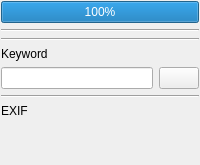
        <widget class="QWidget" name="tabSearch">
         <attribute name="icon">
          <iconset resource="../ema.qrc">
           <normaloff>:/icons/22x22/document-properties.png</normaloff>:/icons/22x22/document-properties.png</iconset>
         </attribute>
         <attribute name="title">
          <string>Keywords</string>
         </attribute>
         <attribute name="toolTip">
          <string>Search by criterions</string>
         </attribute>
         <layout class="QVBoxLayout" name="verticalLayout_8">
          <property name="margin">
           <number>1</number>
          </property>
          <item>
           <widget class="QProgressBar" name="searchProgressBar">
            <property name="value">
             <number>100</number>
            </property>
           </widget>
          </item>
          <item>
           <widget class="Line" name="line_3">
            <property name="orientation">
             <enum>Qt::Horizontal</enum>
            </property>
           </widget>
          </item>
          <item>
           <widget class="Line" name="line">
            <property name="orientation">
             <enum>Qt::Horizontal</enum>
            </property>
           </widget>
          </item>
          <item>
           <widget class="QLabel" name="keywLabel">
            <property name="text">
             <string>Keyword </string>
            </property>
           </widget>
          </item>
          <item>
           <layout class="QHBoxLayout" name="horizontalLayout_4">
            <item>
             <widget class="QLineEdit" name="lineEdit"/>
            </item>
            <item>
             <widget class="QPushButton" name="searchButton">
              <property name="text">
               <string/>
              </property>
              <property name="icon">
               <iconset resource="../ema.qrc">
                <normaloff>:/icons/16x16/view-filter.png</normaloff>:/icons/16x16/view-filter.png</iconset>
              </property>
             </widget>
            </item>
           </layout>
          </item>
          <item>
           <widget class="Line" name="line_2">
            <property name="orientation">
             <enum>Qt::Horizontal</enum>
            </property>
           </widget>
          </item>
          <item>
           <widget class="QLabel" name="label_2">
            <property name="text">
             <string>EXIF</string>
            </property>
           </widget>
          </item>
          <item>
           <widget class="MetadataWidget" name="exifScrollArea" native="true"/>
          </item>
          <item>
           <spacer name="verticalSpacer_2">
            <property name="orientation">
             <enum>Qt::Vertical</enum>
            </property>
            <property name="sizeHint" stdset="0">
             <size>
              <width>20</width>
              <height>40</height>
             </size>
            </property>
           </spacer>
          </item>
         </layout>
        </widget>
